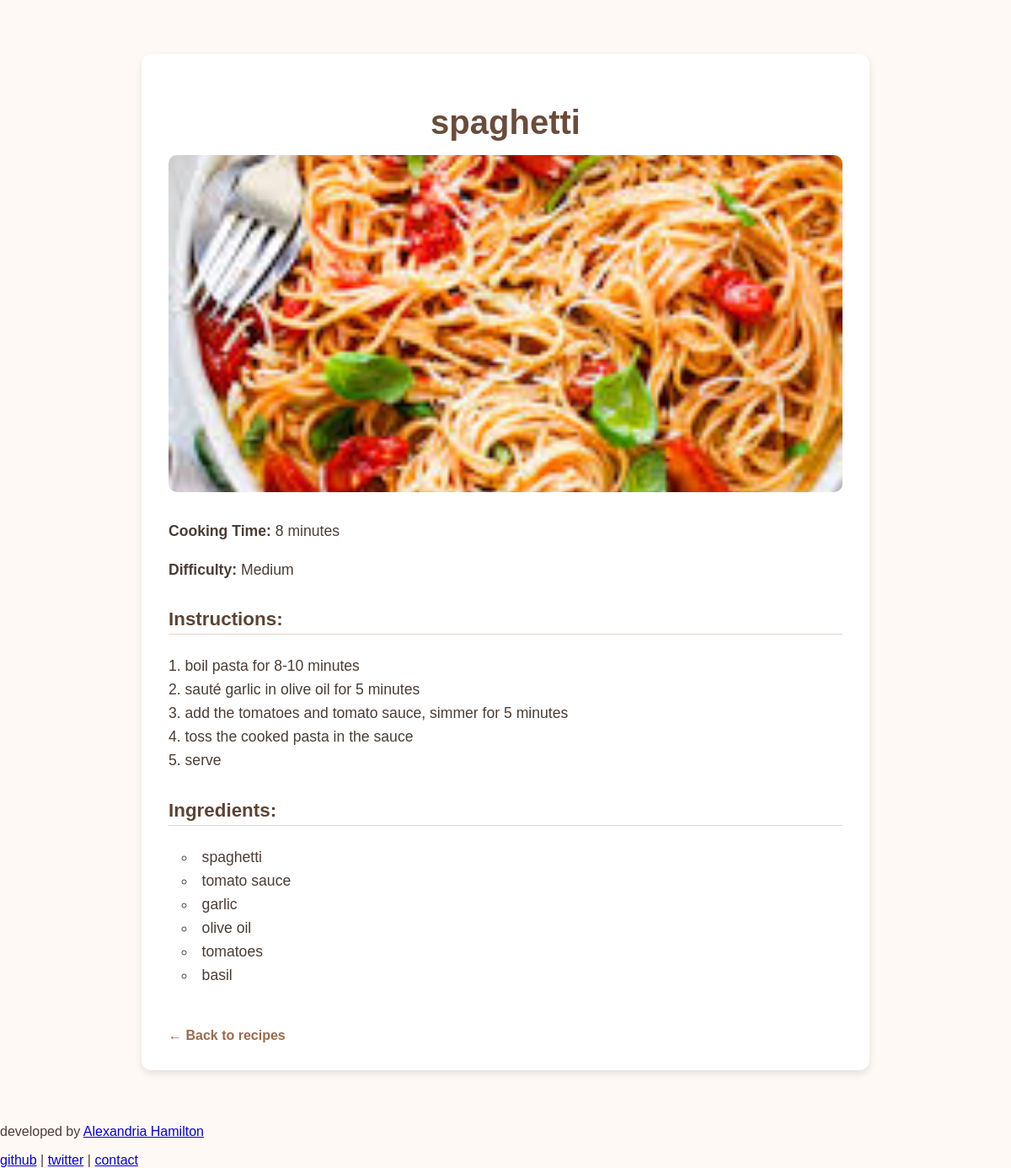
The page /list/1/ (signed in) on the database its author committed.
### src/recipes/models.py (models this page shows, shortened)
class Recipe(models.Model):
    name = models.CharField(max_length=100)
    cooking_time = models.PositiveIntegerField()
    ingredients = models.ManyToManyField('ingredients.Ingredient')
    difficulty = models.CharField(max_length=20, blank=True, editable=False)
    instructions = models.TextField(blank=True)
    image = models.ImageField(upload_to='recipes', default='no_picture.png', blank=True, null=True)

### src/ingredients/models.py (models this page shows, shortened)
class Ingredient(models.Model):
    name = models.CharField(max_length=100, unique=True)

### src/recipes/views.py (the view)
# urls.py: path('list/<int:pk>/', views.recipe_detail, name='detail'),
@login_required
def recipe_detail(request, pk):
    recipe = get_object_or_404(Recipe, pk=pk)
    return render(request, 'recipes/recipe_detail.html', {'recipe': recipe})

### src/recipes/templates/recipes/recipe_detail.html (shortened to what this page needs)
{% load static %}
<!DOCTYPE html>
<html lang="en">
<head>
  <link rel="stylesheet" href="{% static 'recipes/css/recipe-detail.css' %}">
</head>
<body>
  <div class="recipe-detail-container">
    <h1>{{ recipe.name }}</h1>
    {% if recipe.image %}
      <img src="{{ recipe.image.url }}" alt="{{ recipe.name }}" class="recipe-img" />
    {% else %}
      <img src="{% static 'media/no_picture.png' %}" alt="No image available" class="recipe-img" />
    {% endif %}
    <p><strong>Cooking Time:</strong> {{ recipe.cooking_time }} minutes</p>
    <p><strong>Difficulty:</strong> {{ recipe.difficulty }}</p>
    <h3>Instructions:</h3>
    <p>{{ recipe.instructions|linebreaks }}</p>
    <h3>Ingredients:</h3>
    <ul>
      {% for ingredient in recipe.ingredients.all %}
        <li>{{ ingredient.name }}</li>
      {% endfor %}
    </ul>
    <a href="{% url 'recipes:recipe_list' %}">← Back to recipes</a>
  </div>
  <footer class="site-footer">
    <p>developed by <a href="https://alexandriax.github.io/updated-portfolio/" target="_blank">Alexandria Hamilton</a></p>
    <div class="footer-links">
      <a href="https://github.com/alexandriax" target="_blank">github</a> |
      <a href="https://x.com/alexandria71618" target="_blank">twitter</a> |
      <a href="mailto:alexandriahmailtonx@gmail.com">contact</a>
    </div>
  </footer>
</body>
</html>

### src/recipes/static/recipes/css/recipe-detail.css (style rules this page uses)
body { background-color: #fff9f5; font-family: 'Poppins', sans-serif; margin: 0; padding: 0; color: #4a3d36; }
.recipe-detail-container { max-width: 800px; margin: 4rem auto; padding: 2rem; background-color: #fff; border-radius: 12px; box-shadow: 0 4px 10px rgba(0, 0, 0, 0.1); }
.recipe-detail-container h1 { text-align: center; font-size: 2.5rem; color: #6b4c3b; margin-bottom: 1rem; text-transform: lowercase; }
.recipe-img { display: block; margin: 0 auto 2rem auto; width: 100%; max-height: 400px; object-fit: cover; border-radius: 10px; }
.recipe-detail-container p, .recipe-detail-container li { font-size: 1.1rem; line-height: 1.6; }
.recipe-detail-container h3 { margin-top: 2rem; font-size: 1.4rem; color: #5c4436; border-bottom: 1px solid #e0d5cc; padding-bottom: 0.3rem; }
.recipe-detail-container ul { list-style: circle inside; padding-left: 1rem; }
.recipe-detail-container a { display: inline-block; margin-top: 2rem; text-decoration: none; color: #9c6b4f; font-weight: bold; transition: color 0.2s; }

### rows shown on the page
Recipe: name "spaghetti", image (picture), cooking_time "8", difficulty "Medium", instructions "1. boil pasta for 8-10 minutes 2. sauté garlic in olive oil for 5 minutes 3. add the tomatoes and tomato sauce, simmer for 5 minutes 4. toss the cooked pasta in the sauce 5. serve"
Ingredient: name "spaghetti"
Ingredient: name "tomato sauce"
Ingredient: name "garlic"
Ingredient: name "olive oil"
Ingredient: name "tomatoes"
Ingredient: name "basil"
